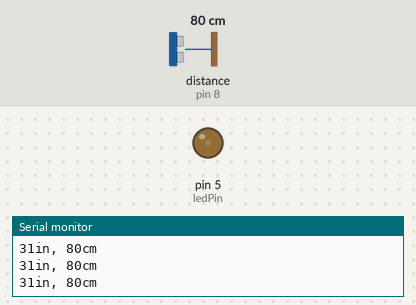
The sketch below on a simulated Arduino Uno, built with avr-gcc and run on an emulated ATmega328P. Shown: output pins drawn as LEDs (lit = HIGH), the last lines printed to the serial monitor. Wiring (inferred from the names in the program): ultrasonic range finder: trigger pin 7; echo pin 8. The test bench sets the inputs (shaded band); at power-on: distance to the obstacle (sensor on pin 8) 80 cm. The echo pulse lasts 58.3 µs per cm; pins used as bus, display or sensor lines are not drawn.

Above: at 1.2 s.
1.3 s: distance to the obstacle (sensor on pin 8) set to 2 cm
At 2.5 s:
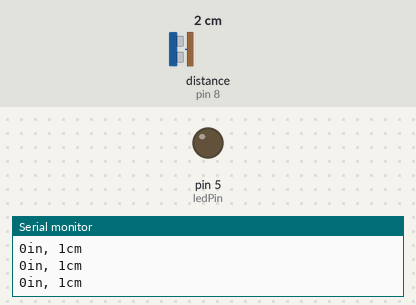
2.8 s: distance to the obstacle (sensor on pin 8) set to 4 cm
At 4.0 s:
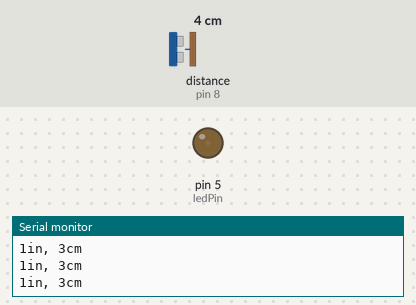
4.3 s: distance to the obstacle (sensor on pin 8) set to 250 cm
At 5.1 s:
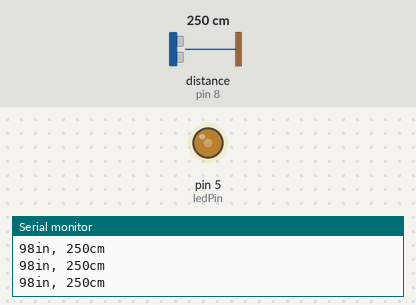
Timing chart, 0 to 7.3 s (numbered marks = the images above; inputs shaded):
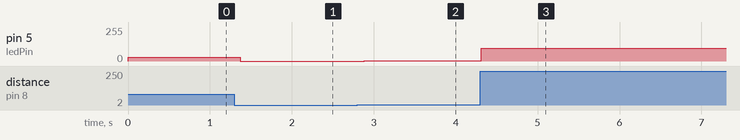

Measured:
- after the input at 1.3 s, pin 5 (ledPin): 30/255 → 0/255 after 0.07 s
- after the input at 2.8 s, pin 5 (ledPin): 0/255 → 1/255 after 0.09 s
- after the input at 4.3 s, pin 5 (ledPin): 1/255 → 97/255 at once

The sketch:

ultrasonicsensor.ino
```cpp
// this constant won't change. It's the pin number of the sensor's output:
const int pingPin = 7;
const int echoPin =  8;
const int ledPin = 5;

void setup() {
  // initialize serial communication:
  Serial.begin(9600);
  pinMode(pingPin,OUTPUT);
  pinMode(echoPin,INPUT);
}

void loop() {
  // establish variables for duration of the ping, and the distance result
  // in inches and centimeters:
  long duration, inches, cm;


  digitalWrite(pingPin, LOW);
  delayMicroseconds(2);
  digitalWrite(pingPin, HIGH);
  delayMicroseconds(10);
  digitalWrite(pingPin, LOW);


  duration = pulseIn(echoPin, HIGH);

  // convert the time into a distance
  inches = microsecondsToInches(duration);
  cm = microsecondsToCentimeters(duration);


  float small_num =  duration * (20/ 3000.0);
  analogWrite(ledPin, small_num);

  Serial.print(inches);
  Serial.print("in, ");
  Serial.print(cm);
  Serial.print("cm");
  Serial.println();

  delay(100);
}


long microsecondsToInches(long microseconds) {
  // According to Parallax's datasheet for the PING))), there are 73.746
  // microseconds per inch (i.e. sound travels at 1130 feet per second).
  // This gives the distance travelled by the ping, outbound and return,
  // so we divide by 2 to get the distance of the obstacle.
  // See: https://www.parallax.com/package/ping-ultrasonic-distance-sensor-downloads/
  return microseconds / 74 / 2;
}

long microsecondsToCentimeters(long microseconds) {
  // The speed of sound is 340 m/s or 29 microseconds per centimeter.
  // The ping travels out and back, so to find the distance of the object we
  // take half of the distance travelled.
  return microseconds / 29 / 2;
}
```
